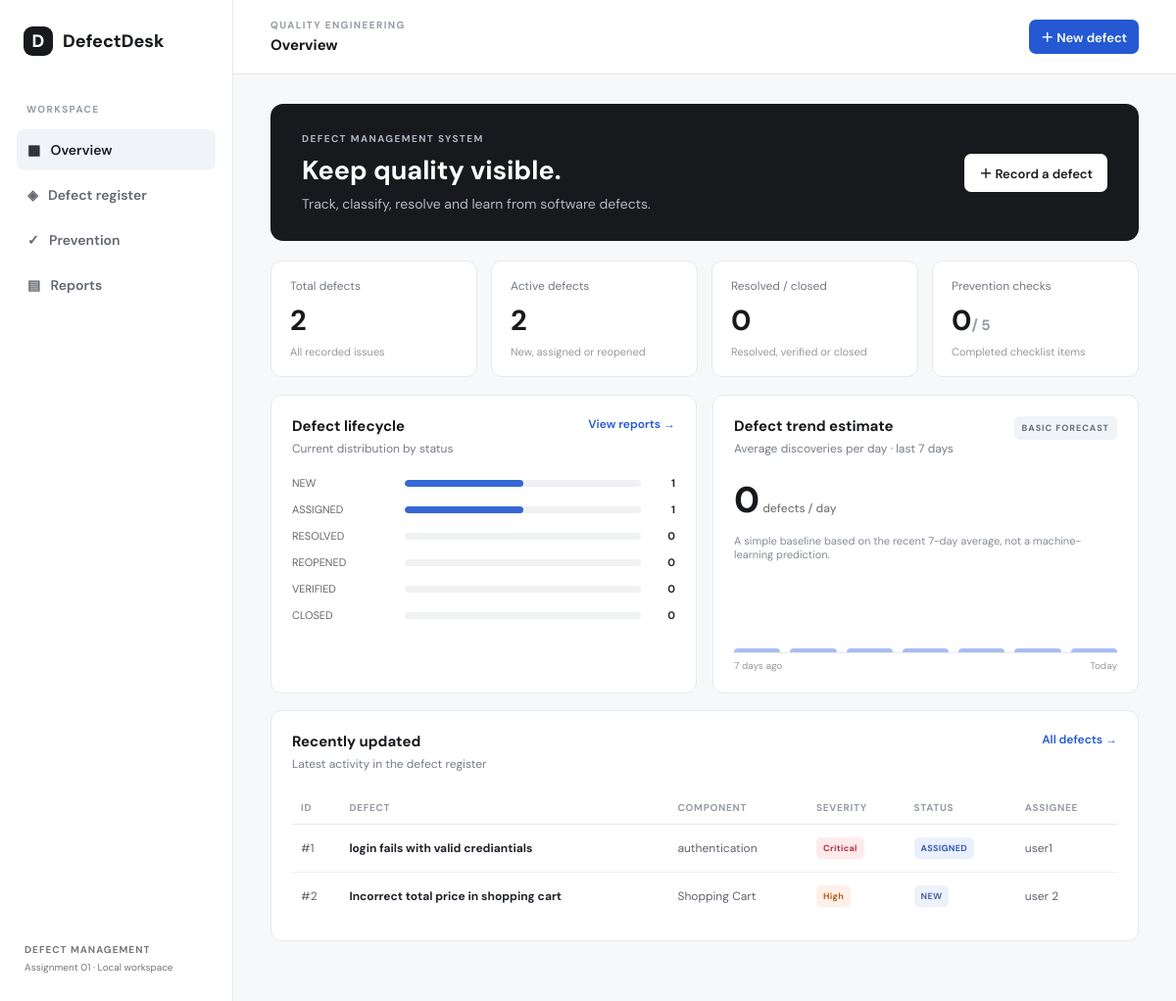
The page / on the database its author committed.
### tables this page shows
CREATE TABLE defects (
            id INTEGER PRIMARY KEY AUTOINCREMENT,
            title TEXT NOT NULL, description TEXT NOT NULL,
            component TEXT NOT NULL, severity TEXT NOT NULL,
            priority TEXT NOT NULL, status TEXT NOT NULL DEFAULT 'NEW',
            assignee TEXT DEFAULT '', resolution TEXT DEFAULT '',
            discovered_on TEXT NOT NULL, created_at TEXT NOT NULL,
            updated_at TEXT NOT NULL
        );

### app.py (the view)
@app.route('/')
def dashboard():
    with db() as con:
        defects = con.execute('SELECT * FROM defects ORDER BY id DESC').fetchall()
        total = len(defects)
        counts = Counter(d['status'] for d in defects)
        severity = Counter(d['severity'] for d in defects)
        open_count = sum(counts[s] for s in ['NEW','ASSIGNED','REOPENED'])
        resolved_count = sum(counts[s] for s in ['RESOLVED','VERIFIED','CLOSED'])
        recent = con.execute('SELECT * FROM defects ORDER BY updated_at DESC LIMIT 5').fetchall()
        prevention = con.execute('SELECT COUNT(*) total, SUM(completed) done FROM prevention').fetchone()
    with db() as con:
        rows = con.execute('SELECT discovered_on, COUNT(*) n FROM defects WHERE discovered_on >= ? GROUP BY discovered_on',
                           ((date.today()-timedelta(days=6)).isoformat(),)).fetchall()
    daily = {r['discovered_on']: r['n'] for r in rows}
    series = [daily.get((date.today()-timedelta(days=6-i)).isoformat(),0) for i in range(7)]
    forecast = max(0, round(sum(series)/7, 1))
    return render_template('dashboard.html', total=total, counts=counts, severity=severity,
        open_count=open_count, resolved_count=resolved_count, recent=recent,
        prevention=prevention, forecast=forecast, series=series, statuses=STATUSES)

### app.py (called while the page is built)
def db():
    con = sqlite3.connect(DB)
    con.row_factory = sqlite3.Row
    con.execute('PRAGMA foreign_keys = ON')
    return con

### templates/dashboard.html
{% extends 'base.html' %}{% block title %}Overview · DefectDesk{% endblock %}{% block page_heading %}Overview{% endblock %}{% block content %}
<div class="welcome"><div><div class="eyebrow">DEFECT MANAGEMENT SYSTEM</div><h1>Keep quality visible.</h1><p>Track, classify, resolve and learn from software defects.</p></div><a class="button light" href="{{ url_for('new_defect') }}">＋ Record a defect</a></div>
<div class="stats"><div class="stat"><span>Total defects</span><b>{{ total }}</b><small>All recorded issues</small></div><div class="stat"><span>Active defects</span><b>{{ open_count }}</b><small>New, assigned or reopened</small></div><div class="stat"><span>Resolved / closed</span><b>{{ resolved_count }}</b><small>Resolved, verified or closed</small></div><div class="stat"><span>Prevention checks</span><b>{{ prevention.done or 0 }}<i>/ {{ prevention.total or 0 }}</i></b><small>Completed checklist items</small></div></div>
<div class="two-col"><div class="panel"><div class="panel-head"><div><h2>Defect lifecycle</h2><p>Current distribution by status</p></div><a href="{{ url_for('reports') }}">View reports →</a></div>{% for s in statuses %}<div class="bar-row"><span>{{ s }}</span><div class="bar-track"><div class="bar-fill" style="width:{{ (counts.get(s,0)/total*100) if total else 0 }}%"></div></div><b>{{ counts.get(s,0) }}</b></div>{% endfor %}</div><div class="panel"><div class="panel-head"><div><h2>Defect trend estimate</h2><p>Average discoveries per day · last 7 days</p></div><span class="tag">BASIC FORECAST</span></div><div class="forecast">{{ forecast }}<span> defects / day</span></div><p class="muted">A simple baseline based on the recent 7-day average, not a machine-learning prediction.</p><div class="mini-bars">{% for n in series %}<div style="height:{{ [n*18+4,90]|min }}px" title="{{ n }} defects"></div>{% endfor %}</div><div class="mini-labels"><span>7 days ago</span><span>Today</span></div></div></div>
<div class="panel"><div class="panel-head"><div><h2>Recently updated</h2><p>Latest activity in the defect register</p></div><a href="{{ url_for('defects') }}">All defects →</a></div>{% if recent %}<div class="table-wrap"><table><thead><tr><th>ID</th><th>Defect</th><th>Component</th><th>Severity</th><th>Status</th><th>Assignee</th></tr></thead><tbody>{% for d in recent %}<tr><td>#{{ d.id }}</td><td><a class="table-link" href="{{ url_for('defect_detail',defect_id=d.id) }}">{{ d.title }}</a></td><td>{{ d.component }}</td><td><span class="severity {{ d.severity|lower }}">{{ d.severity }}</span></td><td><span class="status {{ d.status|lower }}">{{ d.status }}</span></td><td>{{ d.assignee or 'Unassigned' }}</td></tr>{% endfor %}</tbody></table></div>{% else %}<div class="empty"><div class="empty-icon">◈</div><b>No defects recorded yet</b><p>Create your first defect to start tracking quality.</p><a class="button primary" href="{{ url_for('new_defect') }}">Record first defect</a></div>{% endif %}</div>{% endblock %}

### static/style.css (style rules this page uses)
:root { --ink:#17191c;--muted:#777d85;--line:#e8e9eb;--paper:#f7f8f9;--blue:#2459d3;--blue2:#eaf0ff;--green:#16845b;--red:#c43d45 }
* { box-sizing:border-box }
body { margin:0;background:var(--paper);color:var(--ink);font:14px 'DM Sans',Arial,sans-serif }
.nav-label,.eyebrow { font-size:10px;letter-spacing:1.4px;font-weight:700;color:#969ba2 }
.welcome { background:#17191c;color:white;border-radius:13px;padding:29px 32px;display:flex;justify-content:space-between;align-items:center;margin-bottom:20px }
.welcome .eyebrow { color:#aeb6c4 }
.welcome h1 { font-size:27px;margin:8px 0 }
.welcome p { color:#b4bac3;margin:0 }
.button { display:inline-flex;align-items:center;justify-content:center;border:0;border-radius:7px;padding:10px 15px;text-decoration:none;font:600 13px 'DM Sans',sans-serif;cursor:pointer }
.light { background:#fff;color:#17191c }
.stats { display:grid;grid-template-columns:repeat(4,1fr);gap:14px;margin-bottom:18px }
.stat,.panel { background:#fff;border:1px solid var(--line);border-radius:11px }
.stat { padding:17px 19px }
.stat span { display:block;color:#747a82;font-size:12px }
.stat b { display:block;font-size:29px;margin:8px 0 3px }
.stat b i { font-size:15px;color:#969ba2;font-style:normal }
.stat small { color:#999;font-size:11px }
.two-col { display:grid;grid-template-columns:1fr 1fr;gap:16px;margin-bottom:17px }
.panel { padding:21px;margin-bottom:17px }
.two-col .panel { margin-bottom:0 }
.panel h2 { font-size:15px;margin:0 0 5px }
.panel-head { display:flex;justify-content:space-between;align-items:flex-start;margin-bottom:20px }
.panel-head p,.page-intro p { color:var(--muted);font-size:12px;margin:4px 0 0 }
.panel-head>a { font-size:12px;text-decoration:none;color:var(--blue);font-weight:600 }
.bar-row { display:grid;grid-template-columns:105px 1fr 25px;align-items:center;gap:10px;margin:13px 0;font-size:11px;color:#666 }
.bar-row b { text-align:right;color:#25282d }
.bar-track { height:7px;background:#f0f1f3;border-radius:9px;overflow:hidden }
.bar-fill { height:100%;background:#3567d5;border-radius:9px;min-width:0 }
.forecast { font-size:37px;font-weight:800;margin:18px 0 4px }
.forecast span { font-size:12px;font-weight:500;color:#777 }
.muted { color:#858b93;font-size:11px }
.mini-bars { height:80px;display:flex;align-items:end;gap:10px;border-bottom:1px solid var(--line);margin-top:14px }
.mini-bars div { flex:1;background:#a8bdf2;border-radius:4px 4px 0 0;min-height:4px }
.mini-labels { display:flex;justify-content:space-between;color:#999;font-size:10px;margin-top:6px }
.tag { font-size:9px;letter-spacing:1px;font-weight:700;background:#f0f3f8;color:#656d78;padding:6px 8px;border-radius:5px }
.table-wrap { overflow-x:auto }
table { width:100%;border-collapse:collapse;white-space:nowrap }
th { text-align:left;font-size:10px;text-transform:uppercase;letter-spacing:.7px;color:#969ba2;font-weight:700;padding:10px 9px;border-bottom:1px solid var(--line) }
td { padding:13px 9px;border-bottom:1px solid #f0f1f2;font-size:12px;color:#5e646c }
tr:last-child td { border-bottom:0 }
.table-link { color:#20242a;text-decoration:none;font-weight:700 }
.status,.severity { display:inline-block;border-radius:5px;padding:5px 7px;font-size:9px;font-weight:700;letter-spacing:.3px;background:#f0f1f3;color:#565d66 }
.status.new { background:#edf1fa;color:#4565a5 }
.status.assigned { background:#eaf0ff;color:#315bb2 }
.severity.critical { background:#ffebec;color:#b52e39 }
.severity.high { background:#fff0e7;color:#b35d20 }

### rows shown on the page
defects: status "ASSIGNED", {{ (counts.get(s,0)/total*100) if total else 0 }} 50.0 (drawn), get "1", id "1", title "login fails with valid crediantials", component "authentication", severity "Critical", assignee "user1"
defects: id "2", title "Incorrect total price in shopping cart", component "Shopping Cart", severity "High", status "NEW", assignee "user 2"

### other values the page prints
{{ total }} "2"
{{ open_count }} "2"
{{ resolved_count }} "0"
{{ prevention.done or 0 }} "0"
{{ prevention.total or 0 }} "5"
{{ s }} "NEW" "RESOLVED" "REOPENED" "VERIFIED" "CLOSED"
{{ counts.get(s,0) }} "1" "0" "0" "0" "0"
{{ forecast }} "0"
